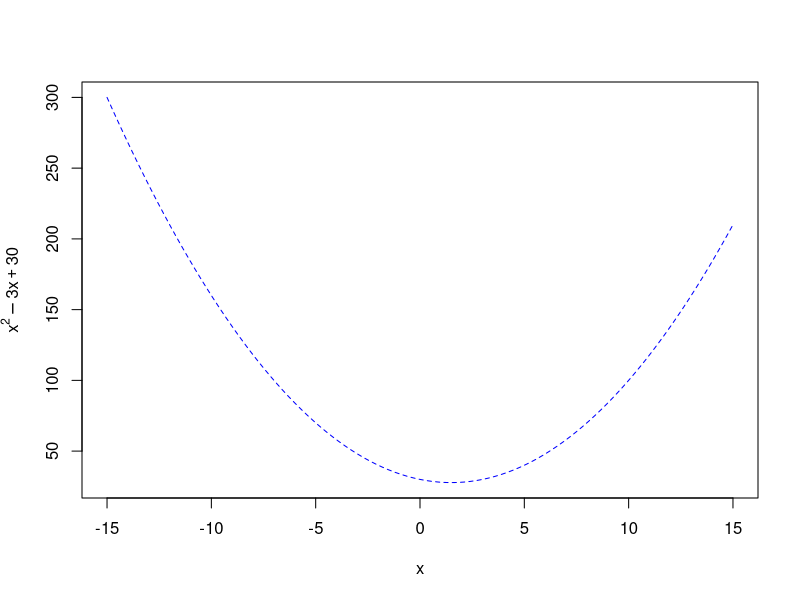
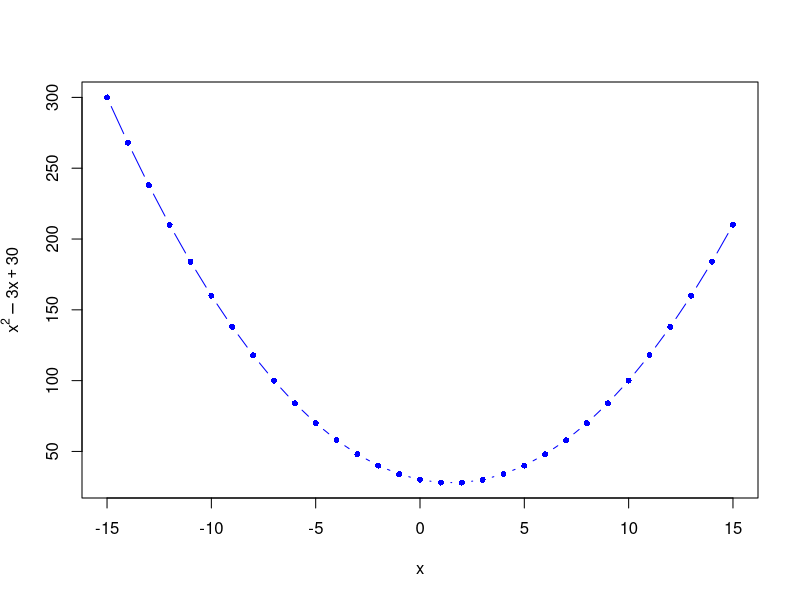
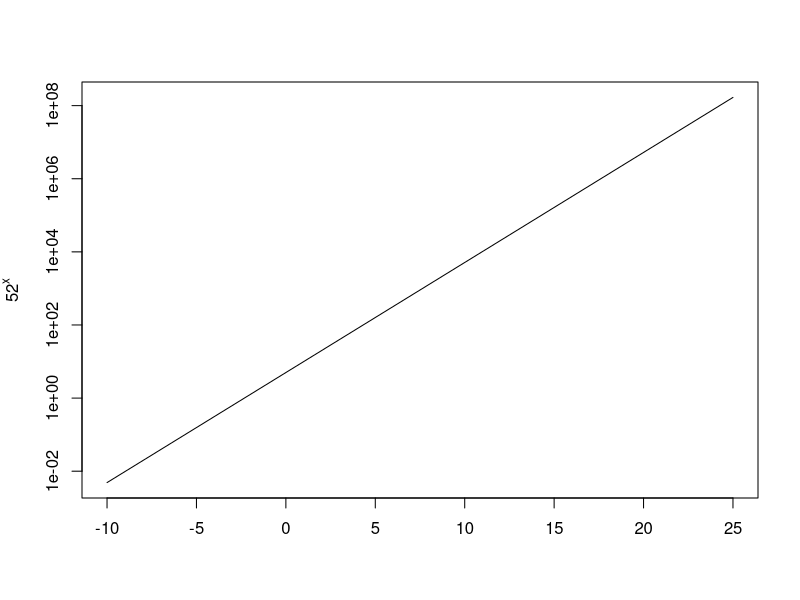
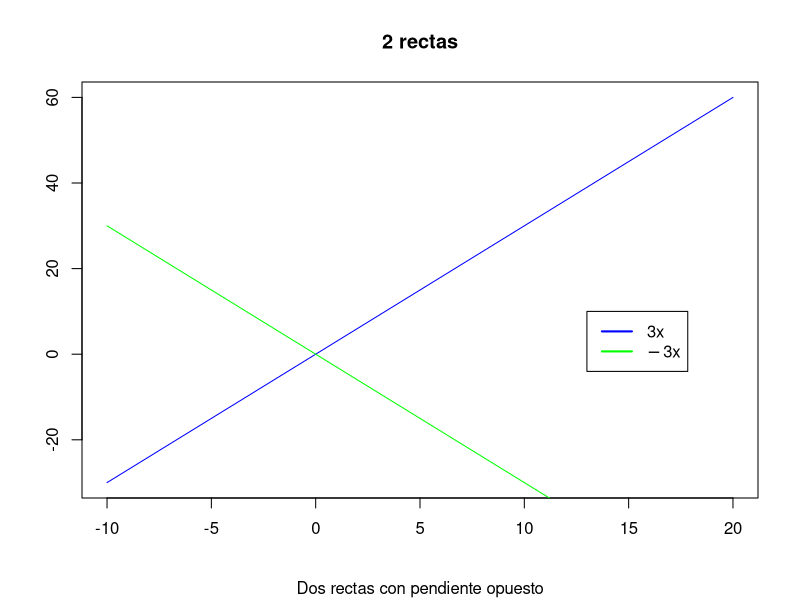
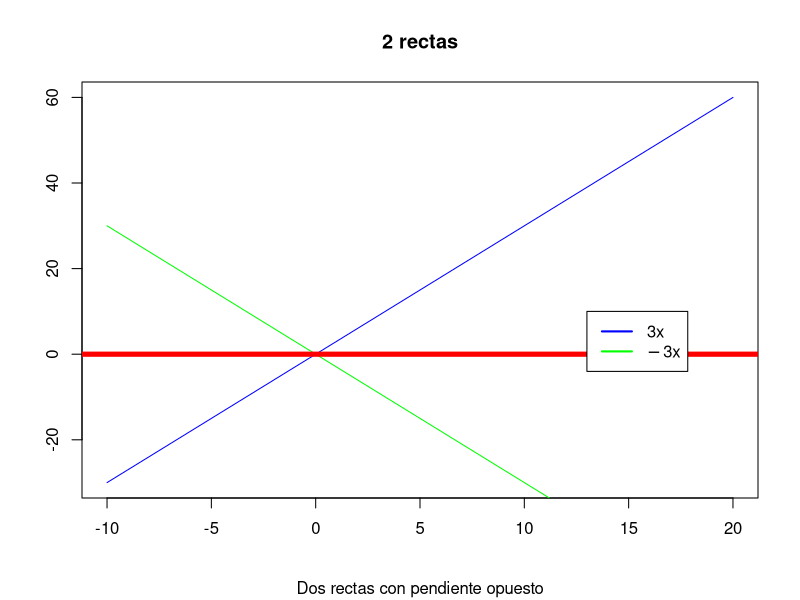
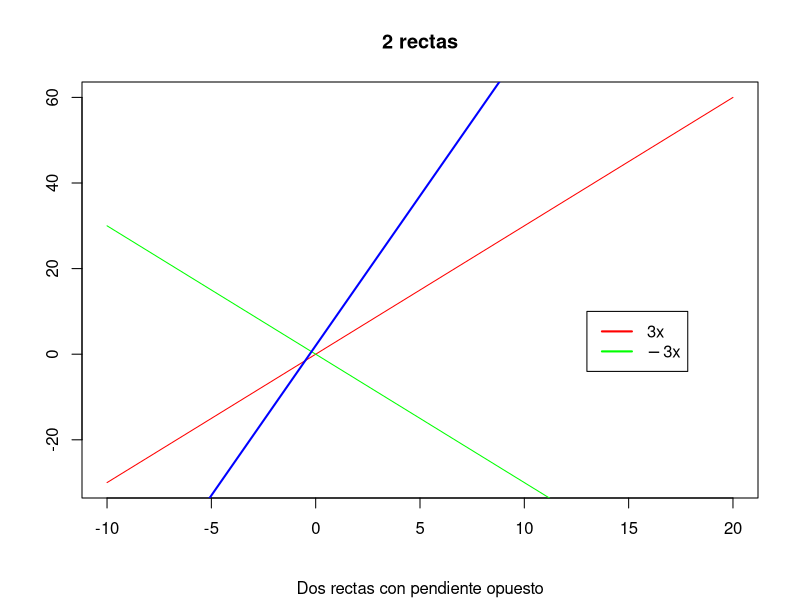

Here is the R script that generated these plots, in order:
## ---- chunk 1
knitr::opts_chunk$set(echo = TRUE, comment = NA)
## ---- chunk 2
curve(x^2-3*x+30, xlim=c(-15,15), 
      xlab=expression(x), ylab=expression(y=x^2-3*x+30),
      lty = "dashed", col = "blue")

## ---- chunk 3
x = (-15:15)
y = x^2-3*x+30
plot(x,y, xlab=expression(x), ylab=expression(y=x^2-3*x+30),type = "b",
      pch = 16, cex = 0.8, col = "blue")
## ---- chunk 4
curve(5*2^x, xlim=c(-10,25), 
      ylab=expression(5*2^x),xlab="",log = "y")
## ---- chunk 5
curve(3*x, xlim=c(-10,20), col="blue", xlab="", ylab = "",main = "2 rectas", sub="Dos rectas con pendiente opuesto")
curve(-3*x, xlim=c(-10,20), add = TRUE, col = "green")
legend(13,10, 
       legend = c(expression(3*x), expression(-3*x)), 
       lwd = 2, 
       col = c("blue", "green"), 
       lty = c("solid", "solid")
       )
## ---- chunk 6
curve(3*x, xlim=c(-10,20), col="blue", xlab="", ylab = "",main = "2 rectas", sub="Dos rectas con pendiente opuesto")
curve(-3*x, xlim=c(-10,20), add = TRUE, col = "green")
abline(h = 0, col = "red", lwd=5)
legend(13,10, 
       legend = c(expression(3*x), expression(-3*x)), 
       lwd = 2, 
       col = c("blue", "green"), 
       lty = c("solid", "solid")
       )
## ---- chunk 7
curve(3*x, xlim=c(-10,20), col="red", xlab="", ylab = "",main = "2 rectas", sub="Dos rectas con pendiente opuesto")
curve(-3*x, xlim=c(-10,20), add = TRUE, col = "green")
abline(2,7, col = "blue", lwd=2)
legend(13,10, 
       legend = c(expression(3*x), expression(-3*x)), 
       lwd = 2, 
       col = c("red", "green"), 
       lty = c("solid", "solid")
       )

